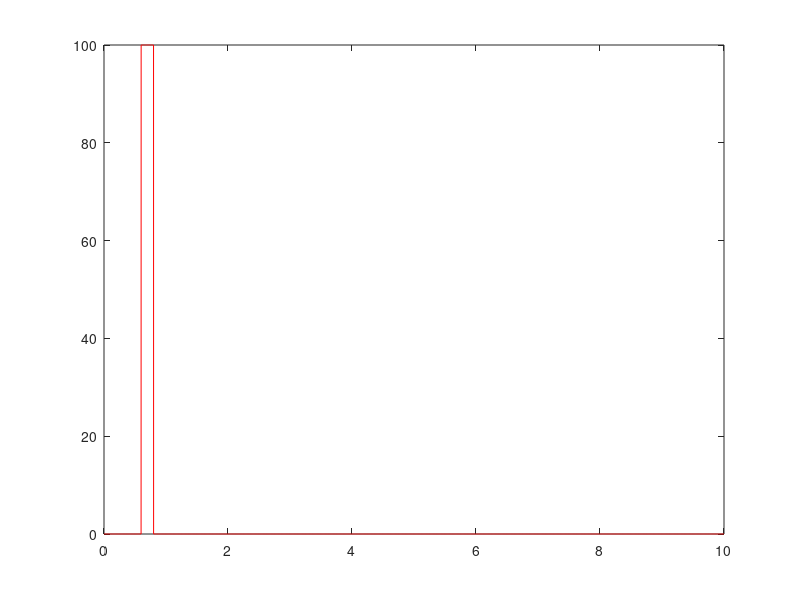
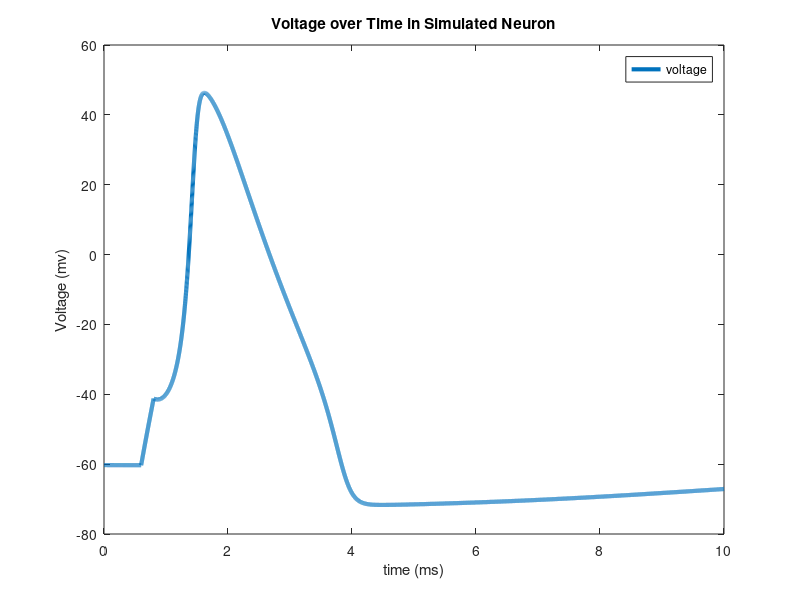
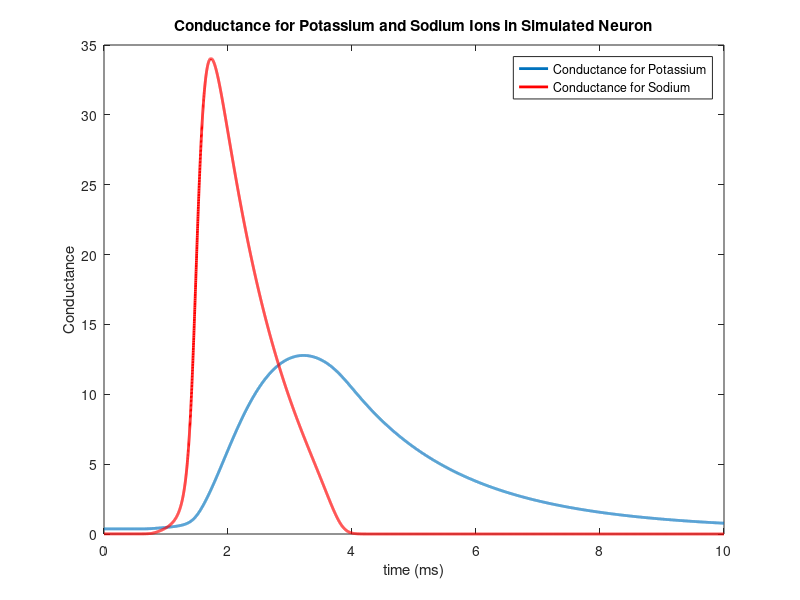
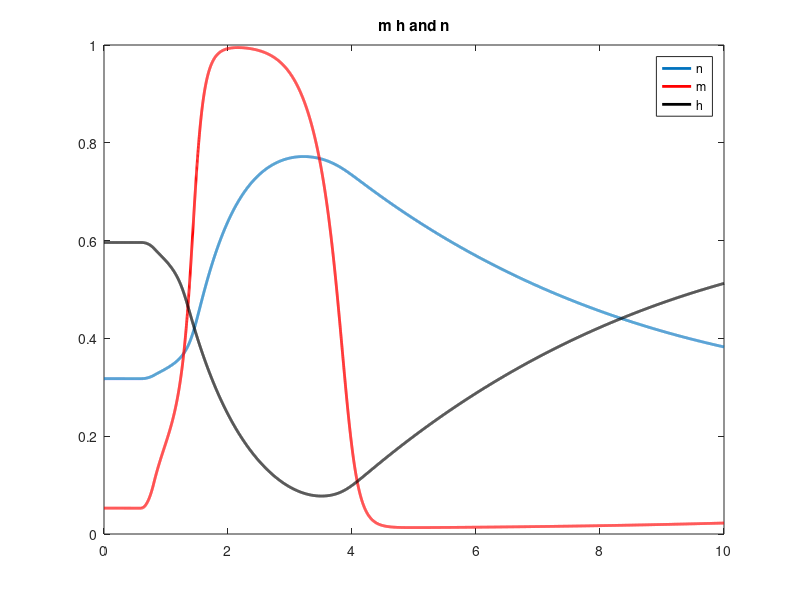

The MATLAB script that drew these images, in order:
clear
close all
clc
%===simulation time===
simulationTime = 10; %in milliseconds
deltaT=.001;
Fs = 1/deltaT;
t=0:deltaT:simulationTime;
vc = 0;

Vrest = -60;
% drugs application
pctTTX = 0;
pctTEA = 0;
TTX = 1-pctTTX;
TEA = 1 - pctTEA;

%===constant parameters===%
%All of these can be found in Table 3
C_out_Na = 460;
C_in_Na = 50;
C_out_K = 22;
C_in_K = 400;
% R = 8314.4621; %J/kmol*K
% F = 9.64853399e4; % Faraday constant
K = 0.086173; % R/zF
T = 273.16 + 16.91; % in kelvin

E_K = K*T*(log(C_out_K/C_in_K));
E_Na = K*T*(log(C_out_Na/C_in_Na));
E_L=10.6;
gbar_K=36*TEA; 
gbar_Na=120*TTX; 
g_L=.3;

C=1;
%===set the initial states===%
V=0; %Baseline voltage

alpha_n = (.01 * ( (10-V) / (exp((10-V)/10)-1) ));
beta_n = .125*exp(-V/80);
alpha_m = (.1*( (25-V) / (exp((25-V)/10)-1) ));
beta_m = 4*exp(-V/18);
alpha_h = .07*exp(-V/20);
beta_h = 1/(exp((30-V)/10)+1);

n(1) = alpha_n/(alpha_n+beta_n); %Equation 9
m(1) = alpha_m/(alpha_m+beta_m); %Equation 18
h(1) = alpha_h/(alpha_h+beta_h); %Equation 18
% 
% n = 0.32;
% m = 0.05;
% h = 0.59;

% Define Vrest
g_Na = (gbar_Na*(m(1).^3).*h(1)); % .01
g_K = (gbar_K*(n(1).^4)); % .039
g_L = .3;
V_L = -49.4;

% Vrest = I_ion/g_ion;
Vrest = ((g_Na*E_Na)+(g_K*E_K)+(g_L*V_L))/(g_Na+g_K+g_L);
E_K = E_K - Vrest; 
E_Na = E_Na - Vrest;
% E_K = -12;
% E_Na = 115;


I_Na = zeros(1,length(t)); %Equations 3 and 14
I_K = zeros(1,length(t)); %Equations 4 and 6
I_L = zeros(1,length(t)); %Equation 5
I_ion = zeros(1,length(t));

I = zeros(1,numel(t));
V = zeros(1, numel(t));
%% ======== define stimuli =====================
if vc
    voltageLevels= 60;
    
    stimS = 0.5; % in ms
    stimE = 5.5; % in ms
    stimDur = round((stimE-stimS))*Fs;
    V(round(stimS*Fs):round(stimE*Fs)) = voltageLevels; %I(2001:numel(t)) = currentLevels;
else
    %Set externally applied current across time
    %Here, first 500 timesteps are at current of 50, next 1500 timesteps at
    %current of zero (resets resting potential of neuron), and the rest of
    %timesteps are at constant current
    currentLevels1 = [100]; %Change this to see effect of different currents on voltage (Suggested values: 3, 20, 50, 1000)
    
    stimS1 = 0.6; % in ms
    stimE1 = 0.8; % in ms
    stimDur1 = round((stimE1-stimS1)*Fs);
    I(round(stimS1*Fs):round(stimE1*Fs)) = currentLevels1; %I(2001:numel(t)) = currentLevels;
    
%     currentLevels2 = [0]; %Change this to see effect of different currents on voltage (Suggested values: 3, 20, 50, 1000)
%     
%     stimS2 = 1; % in ms
%     stimE2 = 1; % in ms
%     stimDur2 = round((stimE2-stimS2)*Fs);
%     I(round(stimS2*Fs):round(stimE2*Fs)) = currentLevels2; %I(2001:numel(t)) = currentLevels;
    
    %plot the stimulus
    figure
    plot(t,I,'r')
    %Comment out the above line and uncomment the line below for constant current, and observe effects on voltage timecourse
    %I(1:numel(t)) = currentLevels;
end

for i=1:numel(t)-1 %Compute coefficients, currents, and derivates at each time step
    
    %---calculate the coefficients---%
    %Equations here are same as above, just calculating at each time step
    alpha_n(i) = (.01 * ( (10-V(i)) / (exp((10-V(i))/10)-1) ));
    beta_n(i) = .125*exp(-V(i)/80);
    alpha_m(i) = (.1*( (25-V(i)) / (exp((25-V(i))/10)-1) ));
    beta_m(i) = 4*exp(-V(i)/18);
    alpha_h(i) = .07*exp(-V(i)/20);
    beta_h(i) = 1/(exp((30-V(i))/10)+1);
    
    
    %---calculate the currents---%
    I_Na(i) = (m(i)^3) * gbar_Na * h(i) * (V(i)-E_Na); %Equations 3 and 14
    I_K(i) = (n(i)^4) * gbar_K * (V(i)-E_K); %Equations 4 and 6
    I_L(i) = g_L *(V(i)-E_L); %Equation 5
    I_ion(i) = I(i) - I_K(i) - I_Na(i) - I_L(i);
    
    
    
    %---calculate the derivatives using Euler first order approximation---%
    if ~vc
        V(i+1) = V(i) + deltaT*I_ion(i)/C;
    end
    %     I_ion(i) = (C*(-V(i)+V(i+1)))/deltaT;
    n(i+1) = (n(i) + deltaT*(alpha_n(i) *(1-n(i)) - beta_n(i) * n(i))); %Equation 7
    m(i+1) = (m(i) + deltaT*(alpha_m(i) *(1-m(i)) - beta_m(i) * m(i))); %Equation 15
    h(i+1) = (h(i) + deltaT*(alpha_h(i) *(1-h(i)) - beta_h(i) * h(i))); %Equation 16
    
end


V = V+Vrest; %Set resting potential to -70mv

%===plot Voltage===%
figure
plot(t,V,'LineWidth',3)
hold on
legend({'voltage'})
ylabel('Voltage (mv)')
xlabel('time (ms)')
title('Voltage over Time in Simulated Neuron')


%===plot Conductance===%
figure
p1 = plot(t,gbar_K*n.^4,'LineWidth',2);
hold on
p2 = plot(t,gbar_Na*(m.^3).*h,'r','LineWidth',2);
legend([p1, p2], 'Conductance for Potassium', 'Conductance for Sodium')
ylabel('Conductance')
xlabel('time (ms)')
title('Conductance for Potassium and Sodium Ions in Simulated Neuron')

% ======== plot n, m and h ================
figure
p1 = plot(t,n,'LineWidth',2);
hold on
p2 = plot(t,m,'r','LineWidth',2);
p3 = plot(t,h,'k','LineWidth',2);
title('m h and n')
legend('n','m','h')

% ========== plot individual currents ================
figure
p1 = plot(t,I_Na,'r','LineWidth',2);
hold on
p2 = plot(t,I_K,'b','LineWidth',2);
Itot = I_Na+I_K+I_L-I;
p3 = plot(t,Itot,'k','LineWidth',2);
title('Currents')
legend('Na', 'K', 'Total')

